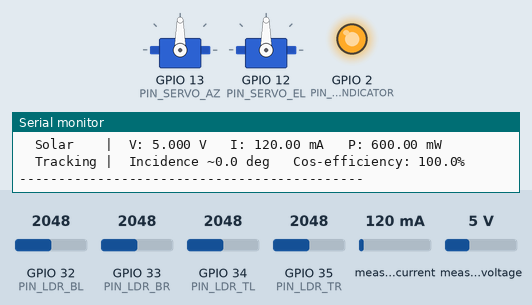
This program was run on a simulated ESP32. Shown: 2 × servo, output pins drawn as LEDs (lit = HIGH), the last lines printed to the serial monitor. Inputs (shaded band) come from the test bench; at power-on: GPIO 32 (PIN_LDR_BL) = 2048, GPIO 33 (PIN_LDR_BR) = 2048, GPIO 34 (PIN_LDR_TL) = 2048, GPIO 35 (PIN_LDR_TR) = 2048, measured current 120 mA, measured voltage 5 V.

Above: at 2.5 s.
2.6 s: GPIO 32 (PIN_LDR_BL) set to 122
At 3.3 s:
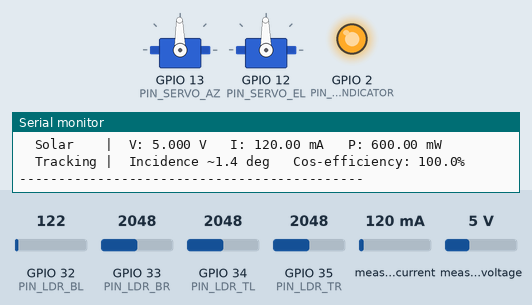
4.9 s: GPIO 33 (PIN_LDR_BR) set to 3737
7.9 s: GPIO 33 (PIN_LDR_BR) set to 3809
At 9.2 s:
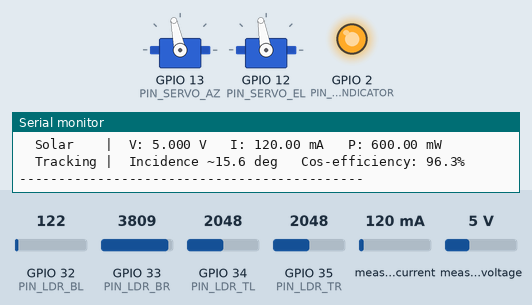
10.9 s: GPIO 34 (PIN_LDR_TL) set to 1717
13.9 s: GPIO 34 (PIN_LDR_TL) set to 1633
At 15.6 s:
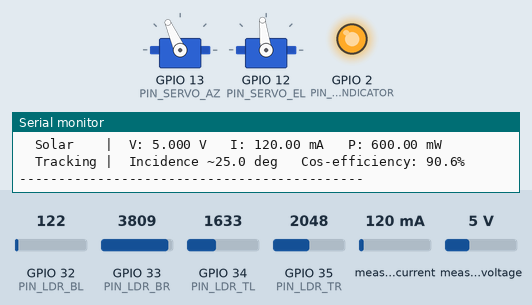
Timing chart, 0 to 26.9 s (numbered marks = the images above; inputs shaded):
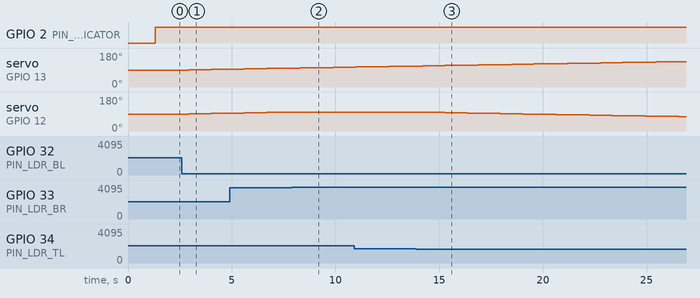

The program:

main.cpp
```cpp
/*
 * ============================================================
 *  HYBRID LOGIC SOLAR YIELD MAXIMIZER
 *  Closed-Loop Dual-Axis Solar Tracking System
 *  Team HELIOS – VIT, School of Electronics Engineering
 *  Control Systems Project
 * ============================================================
 *
 *  Hardware:
 *    - ESP32 DevKit v1 (Dual-Core 240 MHz)
 *    - 2x SG90 Servo Motors  (Azimuth / Elevation axes)
 *    - 4x LDR (Light Dependent Resistors) – quadrant array
 *    - INA219 Current/Voltage Sensor (I2C)
 *    - 3V 250mA Solar Panel (demonstration / sensing element)
 *    - USB Power Bank (system power supply via ESP32 USB)
 *    - 1x LED + 330 ohm resistor (panel light detection indicator)
 *
 *  Power architecture:
 *    Power bank → USB → ESP32 → 3.3V rail (LDRs, INA219, LED)
 *                             → 5V  pin   (SG90 servos via VIN)
 *    Solar panel → INA219 shunt → monitored output
 *    No external battery. No voltage divider needed.
 *
 *  Pin Map (see include/config.h for full list)
 * ============================================================
 */

#include <Arduino.h>
#include <ESP32Servo.h>
#include <Wire.h>
#include <Adafruit_INA219.h>
#include <math.h>
#include "config.h"

// ─────────────────────────────────────────────
//  Objects
// ─────────────────────────────────────────────
Servo   servoAzimuth;      // Horizontal (X-axis)  <- SG90
Servo   servoElevation;    // Vertical   (Y-axis)  <- SG90
Adafruit_INA219 ina219;

// ─────────────────────────────────────────────
//  State
// ─────────────────────────────────────────────
int     posAzimuth   = SERVO_CENTER;
int     posElevation = SERVO_CENTER;

float   panelVoltage = 0.0f;
float   panelCurrent = 0.0f;
float   panelPower   = 0.0f;

bool    ina219Ready  = false;

// ─────────────────────────────────────────────
//  Forward declarations
// ─────────────────────────────────────────────
void    initServos();
void    initSensors();
void    sampleLDRs(int &topLeft, int &topRight, int &botLeft, int &botRight);
void    hybridLogicControl(int tl, int tr, int bl, int br);
void    readPowerSensor();
void    updateLED(int tl, int tr, int bl, int br);
void    printTelemetry(int tl, int tr, int bl, int br);
void    clampServo(int &angle, int minVal, int maxVal);
bool    isNightCondition(int tl, int tr, int bl, int br);
void    returnToNightPark();

// ─────────────────────────────────────────────
//  SETUP
// ─────────────────────────────────────────────
void setup() {
    Serial.begin(115200);
    delay(500);

    Serial.println(F("\n===================================="));
    Serial.println(F("  HELIOS - Solar Yield Maximizer   "));
    Serial.println(F("  VIT Control Systems Project       "));
    Serial.println(F("====================================\n"));

    // LED indicator pin
    pinMode(PIN_LED_INDICATOR, OUTPUT);
    digitalWrite(PIN_LED_INDICATOR, LOW);

    Wire.begin(I2C_SDA, I2C_SCL);
    initServos();
    initSensors();

    Serial.println(F("[BOOT] System ready. Entering tracking loop.\n"));
}

// ─────────────────────────────────────────────
//  MAIN LOOP
// ─────────────────────────────────────────────
void loop() {
    int tl, tr, bl, br;

    // 1. Read all four LDRs
    sampleLDRs(tl, tr, bl, br);

    // 2. Update LED indicator (independent of tracking threshold)
    updateLED(tl, tr, bl, br);

    // 3. Night/darkness detection -> park servos and wait
    if (isNightCondition(tl, tr, bl, br)) {
        Serial.println(F("[DARK] Low light detected - parking servos."));
        returnToNightPark();
        delay(NIGHT_SLEEP_MS);
        return;
    }

    // 4. Hybrid logic tracking (threshold-damped)
    hybridLogicControl(tl, tr, bl, br);

    // 5. Read power sensor (INA219)
    readPowerSensor();

    // 6. Serial telemetry
    printTelemetry(tl, tr, bl, br);

    delay(LOOP_DELAY_MS);
}

// ─────────────────────────────────────────────
//  INIT SERVOS
// ─────────────────────────────────────────────
void initServos() {
    ESP32PWM::allocateTimer(0);
    ESP32PWM::allocateTimer(1);

    servoAzimuth.setPeriodHertz(50);
    servoElevation.setPeriodHertz(50);

    servoAzimuth.attach(PIN_SERVO_AZ, SERVO_MIN_US, SERVO_MAX_US);
    servoElevation.attach(PIN_SERVO_EL, SERVO_MIN_US, SERVO_MAX_US);

    servoAzimuth.write(SERVO_CENTER);
    servoElevation.write(SERVO_CENTER);
    delay(800);

    Serial.println(F("[SERVO] Initialized at center position (90/90 deg)."));
}

// ─────────────────────────────────────────────
//  INIT SENSORS
// ─────────────────────────────────────────────
void initSensors() {
    // INA219 calibration for 3V 250mA panel:
    //   setCalibration_16V_400mA gives 1mA resolution up to 400mA
    //   which comfortably covers our 250mA max panel current.
    if (ina219.begin()) {
        ina219.setCalibration_16V_400mA();
        ina219Ready = true;
        Serial.println(F("[INA219] Sensor ready (calibrated for 16V / 400mA max)."));
    } else {
        Serial.println(F("[INA219] WARNING - Sensor not found. Power monitoring disabled."));
    }
}

// ─────────────────────────────────────────────
//  SAMPLE LDRs
//  Circuit: 3.3V -- LDR -- ADC pin -- 10kOhm -- GND
//  Higher ADC reading = brighter light hitting that LDR
//  8x averaging reduces ESP32 ADC noise significantly
// ─────────────────────────────────────────────
void sampleLDRs(int &tl, int &tr, int &bl, int &br) {
    const int N = 8;
    long sumTL = 0, sumTR = 0, sumBL = 0, sumBR = 0;

    for (int i = 0; i < N; i++) {
        sumTL += analogRead(PIN_LDR_TL);
        sumTR += analogRead(PIN_LDR_TR);
        sumBL += analogRead(PIN_LDR_BL);
        sumBR += analogRead(PIN_LDR_BR);
        delayMicroseconds(200);
    }

    tl = (int)(sumTL / N);
    tr = (int)(sumTR / N);
    bl = (int)(sumBL / N);
    br = (int)(sumBR / N);
}

// ─────────────────────────────────────────────
//  LED INDICATOR
//  Turns on whenever the brightest LDR quadrant
//  reads above LED_ON_THRESHOLD, indicating the
//  solar panel is receiving usable light.
//  This is independent of the tracking deadband.
// ─────────────────────────────────────────────
void updateLED(int tl, int tr, int bl, int br) {
    int maxReading = max(max(tl, tr), max(bl, br));
    if (maxReading >= LED_ON_THRESHOLD) {
        digitalWrite(PIN_LED_INDICATOR, HIGH);
    } else {
        digitalWrite(PIN_LED_INDICATOR, LOW);
    }
}

// ─────────────────────────────────────────────
//  HYBRID LOGIC CONTROL
//
//  Hunting Effect mitigation:
//    Movement only occurs when the differential
//    between opposing LDR pairs exceeds DEADBAND_THRESHOLD.
//    This prevents jitter in diffuse / overcast conditions.
//
//  Control law:
//    errElevation = topAvg  - botAvg   (+ = sun above, tilt up)
//    errAzimuth   = leftAvg - rightAvg (+ = sun left, rotate left)
//    if |err| > DEADBAND_THRESHOLD -> step servo by STEP_DEG
// ─────────────────────────────────────────────
void hybridLogicControl(int tl, int tr, int bl, int br) {
    int topAvg   = (tl + tr) / 2;
    int botAvg   = (bl + br) / 2;
    int leftAvg  = (tl + bl) / 2;
    int rightAvg = (tr + br) / 2;

    int errElevation = topAvg  - botAvg;
    int errAzimuth   = leftAvg - rightAvg;

    // --- Elevation (Y-axis) ---
    if (abs(errElevation) > DEADBAND_THRESHOLD) {
        posElevation += (errElevation > 0) ? STEP_DEG : -STEP_DEG;
        clampServo(posElevation, SERVO_MIN_DEG, SERVO_MAX_DEG);
        servoElevation.write(posElevation);
    }

    // --- Azimuth (X-axis) ---
    if (abs(errAzimuth) > DEADBAND_THRESHOLD) {
        posAzimuth += (errAzimuth > 0) ? -STEP_DEG : STEP_DEG;
        clampServo(posAzimuth, SERVO_MIN_DEG, SERVO_MAX_DEG);
        servoAzimuth.write(posAzimuth);
    }
}

// ─────────────────────────────────────────────
//  READ INA219 POWER SENSOR
// ─────────────────────────────────────────────
void readPowerSensor() {
    if (!ina219Ready) return;
    panelVoltage = ina219.getBusVoltage_V();
    panelCurrent = ina219.getCurrent_mA();
    panelPower   = ina219.getPower_mW();
}

// ─────────────────────────────────────────────
//  NIGHT / DARKNESS DETECTION
//  All four LDRs below NIGHT_THRESHOLD -> dark
// ─────────────────────────────────────────────
bool isNightCondition(int tl, int tr, int bl, int br) {
    int maxReading = max(max(tl, tr), max(bl, br));
    return (maxReading < NIGHT_THRESHOLD);
}

// ─────────────────────────────────────────────
//  NIGHT PARK
//  Face East to be ready for morning sun
// ─────────────────────────────────────────────
void returnToNightPark() {
    servoAzimuth.write(SERVO_NIGHT_PARK_AZ);
    servoElevation.write(SERVO_NIGHT_PARK_EL);
    posAzimuth   = SERVO_NIGHT_PARK_AZ;
    posElevation = SERVO_NIGHT_PARK_EL;
    digitalWrite(PIN_LED_INDICATOR, LOW);
}

// ─────────────────────────────────────────────
//  CLAMP SERVO ANGLE
// ─────────────────────────────────────────────
void clampServo(int &angle, int minVal, int maxVal) {
    if (angle < minVal) angle = minVal;
    if (angle > maxVal) angle = maxVal;
}

// ─────────────────────────────────────────────
//  SERIAL TELEMETRY
// ─────────────────────────────────────────────
void printTelemetry(int tl, int tr, int bl, int br) {
    int maxLDR = max(max(tl, tr), max(bl, br));
    bool ledState = (maxLDR >= LED_ON_THRESHOLD);

    Serial.println(F("------------- HELIOS Telemetry -------------"));
    Serial.printf("  LDR Raw  |  TL:%4d  TR:%4d  BL:%4d  BR:%4d\n", tl, tr, bl, br);
    Serial.printf("  Servos   |  Azimuth: %3d deg   Elevation: %3d deg\n", posAzimuth, posElevation);
    Serial.printf("  LED      |  Panel light indicator: %s\n", ledState ? "ON (light detected)" : "OFF");

    if (ina219Ready) {
        Serial.printf("  Solar    |  V: %.3f V   I: %.2f mA   P: %.2f mW\n",
                      panelVoltage, panelCurrent, panelPower);
        float devAz = (posAzimuth - SERVO_CENTER) * (float)M_PI / 180.0f;
        float devEl = (posElevation - SERVO_CENTER) * (float)M_PI / 180.0f;
        float incidenceAngle = sqrtf(devAz * devAz + devEl * devEl);
        float cosEff = cosf(incidenceAngle) * 100.0f;
        Serial.printf("  Tracking |  Incidence ~%.1f deg   Cos-efficiency: %.1f%%\n",
                      incidenceAngle * 180.0f / (float)M_PI, cosEff);
    } else {
        Serial.println(F("  Solar    |  INA219 not connected - check wiring."));
    }
    Serial.println(F("--------------------------------------------\n"));
}
```

config.h
```cpp
#pragma once

// ============================================================
//  config.h  –  HELIOS Solar Yield Maximizer
//  All hardware pin assignments and tuning constants
//
//  Hardware revision: 3V 250mA solar panel, power bank supply
// ============================================================

// ─────────────────────────────────────────────
//  GPIO PIN ASSIGNMENTS  (ESP32 DevKit v1)
// ─────────────────────────────────────────────

// LDR Quadrant Array (connect via 10kΩ pull-down resistor to GND)
//  Physical layout when looking at the sensor face:
//  ┌──────┬──────┐
//  │  TL  │  TR  │   (Top-Left, Top-Right)
//  ├──────┼──────┤
//  │  BL  │  BR  │   (Bottom-Left, Bottom-Right)
//  └──────┴──────┘
#define PIN_LDR_TL      34    // GPIO34 – ADC1_CH6  (input only)
#define PIN_LDR_TR      35    // GPIO35 – ADC1_CH7  (input only)
#define PIN_LDR_BL      32    // GPIO32 – ADC1_CH4
#define PIN_LDR_BR      33    // GPIO33 – ADC1_CH5

// Servo Motors
#define PIN_SERVO_AZ    13    // GPIO13 – Azimuth servo  (horizontal / X-axis)
#define PIN_SERVO_EL    12    // GPIO12 – Elevation servo (vertical  / Y-axis)

// INA219 Current/Voltage Sensor (I2C)
#define I2C_SDA         21    // GPIO21 – I2C Data
#define I2C_SCL         22    // GPIO22 – I2C Clock

// Solar Panel Light Detection Indicator LED
//  This LED lights up when the solar panel is detecting usable
//  light (i.e. not in night/dark condition). It acts as a live
//  visual indicator that the panel is receiving illumination.
//  Wire: GPIO2 → 330Ω resistor → LED anode → LED cathode → GND
#define PIN_LED_INDICATOR  2  // GPIO2 – onboard LED also lights up on most DevKits

// NOTE: Voltage divider pin REMOVED.
//  The old 12V panel needed a 100kΩ/10kΩ divider to scale
//  voltage down to ADC-safe levels. The 3V panel output is
//  already within the ESP32's 3.3V ADC range, so you CAN
//  read it directly on GPIO36 if you want raw panel voltage.
//  However since the INA219 already measures V, I and P
//  via I2C, a separate ADC voltage pin adds nothing useful
//  at this scale. It is omitted entirely in this build.

// ─────────────────────────────────────────────
//  SERVO CONFIGURATION
// ─────────────────────────────────────────────
#define SERVO_MIN_US    500   // Pulse width for 0°   (microseconds)
#define SERVO_MAX_US    2400  // Pulse width for 180° (microseconds)

#define SERVO_MIN_DEG   10    // Mechanical travel limit (avoid binding)
#define SERVO_MAX_DEG   170   // Mechanical travel limit (avoid binding)
#define SERVO_CENTER    90    // Default center / home position

// Night park position – face East to catch morning sun
#define SERVO_NIGHT_PARK_AZ   60    // ~East-facing azimuth
#define SERVO_NIGHT_PARK_EL   45    // Tilted down slightly for morning rise

// ─────────────────────────────────────────────
//  HYBRID LOGIC TUNING
// ─────────────────────────────────────────────

// DEADBAND / THRESHOLD (0–4095 ADC scale on ESP32 12-bit ADC)
//  Increase to reduce hunting in cloudy conditions.
//  Decrease for more aggressive / precise tracking in bright sun.
//  Recommended starting value: 80–120
#define DEADBAND_THRESHOLD    100

// Step size (degrees) per control loop iteration
//  Smaller = smoother but slower tracking
//  Recommended: 1–3°
#define STEP_DEG              1

// Night / no-light detection threshold (ADC units, 0–4095)
//  If ALL four LDRs read below this value, the system treats it
//  as darkness: servos park, LED turns off, loop waits.
//  Indoors under artificial light the LDRs typically read
//  300–800; direct sunlight pushes them above 2000.
//  Default 150 works well for outdoor darkness.
#define NIGHT_THRESHOLD       150

// LED brightness threshold – separate from night detection.
//  The LED turns ON whenever the brightest LDR reads above this
//  value, giving a smooth "panel seeing light" indication
//  even before full tracking threshold is crossed.
//  Set equal to or slightly below NIGHT_THRESHOLD.
#define LED_ON_THRESHOLD      120

// ─────────────────────────────────────────────
//  TIMING
// ─────────────────────────────────────────────

// Main loop delay (milliseconds)
//  Controls how often the tracker re-checks LDR values.
//  500 ms is a good balance between responsiveness and motor wear.
#define LOOP_DELAY_MS         500

// Duration to wait (ms) when night/dark is detected before re-checking
//  5 seconds keeps the system responsive indoors during demos.
//  Increase to 30000 for real outdoor overnight deployment.
#define NIGHT_SLEEP_MS        5000
```

Measured:
- the behaviour switches between 1682 and 1681 on GPIO 34 (PIN_LDR_TL) (found by bisection; images 2 and 3)
- after the input at 2.6 s, servo on GPIO 13 (PIN_SERVO_AZ), servo on GPIO 12 (PIN_SERVO_EL): 90° → 91° after 0.33 s, → 92° 0.54 s later, → 93° 0.54 s later, → 94° 0.54 s later
- after the input at 7.9 s, servo on GPIO 12 (PIN_SERVO_EL): stays 100° (without the input it goes to 101° after 0.40 s)
- after the input at 13.9 s, servo on GPIO 12 (PIN_SERVO_EL): moves from 100° to 76° over 12.3 s, starting after 0.30 s
